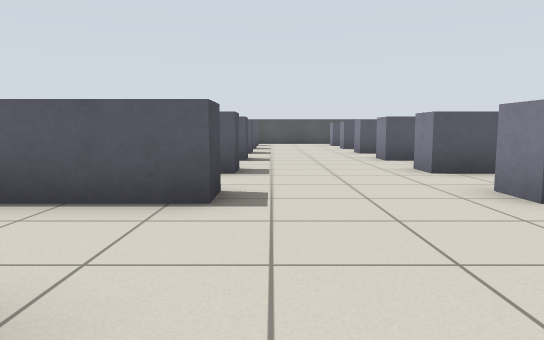
view 1 (above)

18 first-person views from a walk through a robot-simulator world made for Gazebo. The camera is 0.72 m above the floor, tilts 6° down and sees 70° across. The floor is counted in squares, 1 m on a side. Each view is taken from the middle of a square. On the plan, view 1 faces up. The plan holds only what a view shows up to about 11 squares ahead; the rest is blank. The place goes on beyond the plan.

view 2
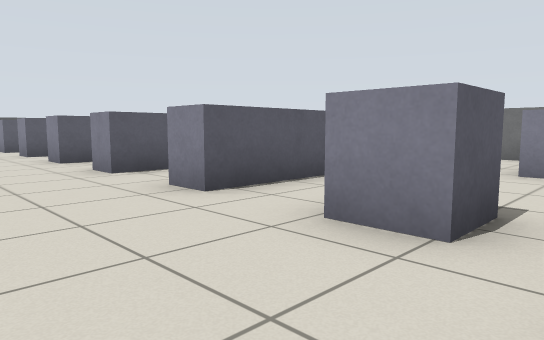

view 3
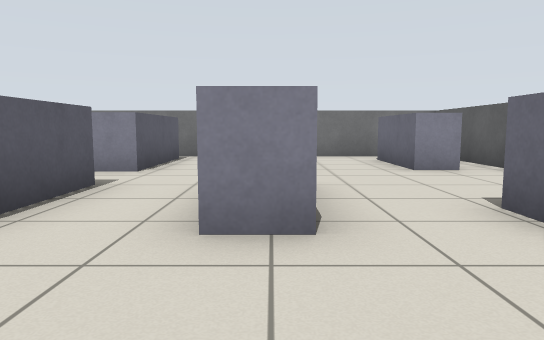

view 4
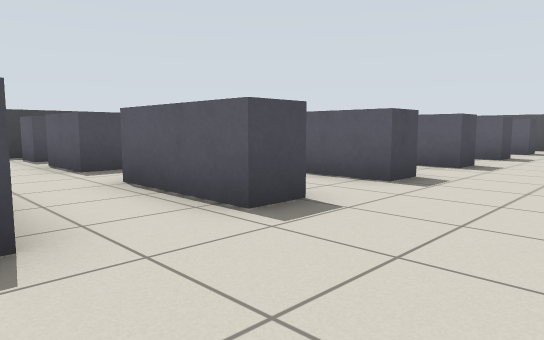

view 5
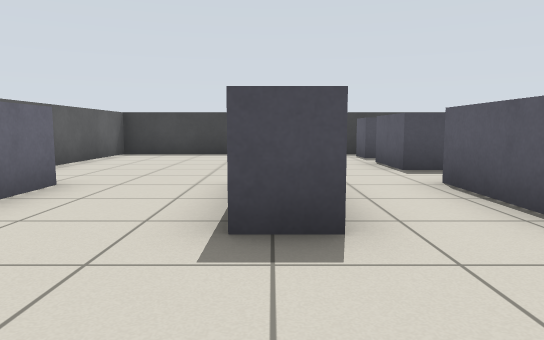

view 6
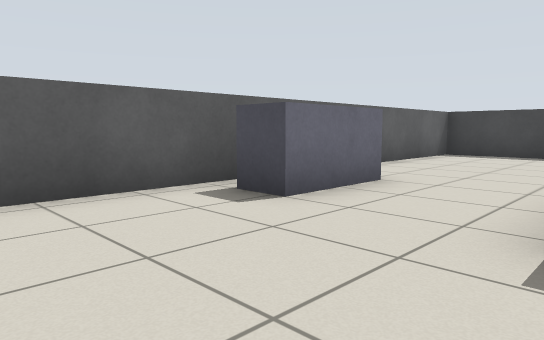

view 7
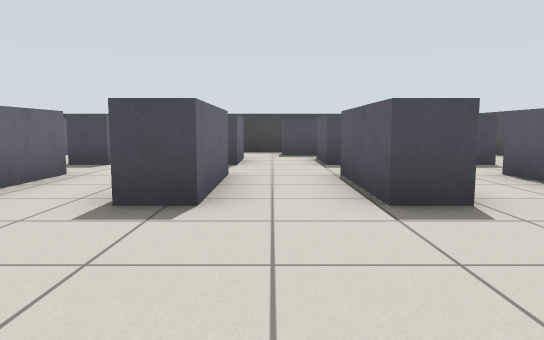

view 8
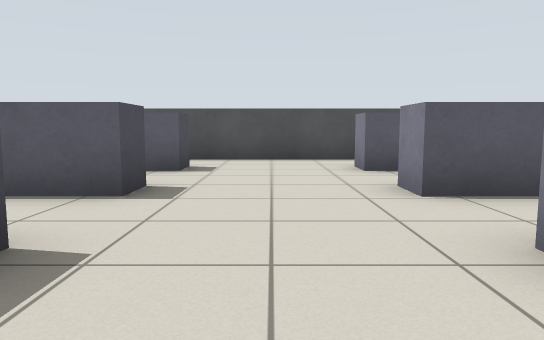

view 9
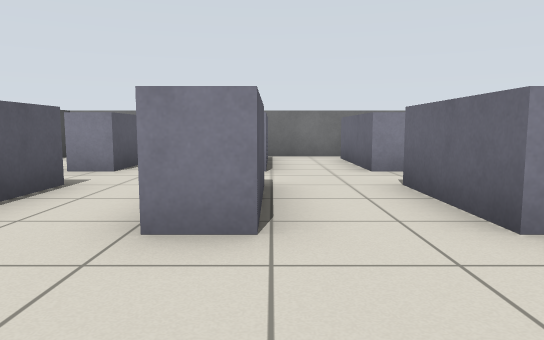

view 10
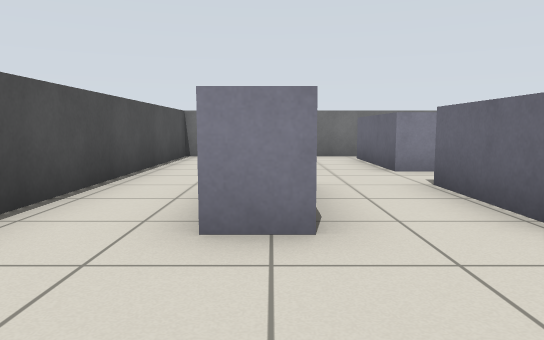

view 11
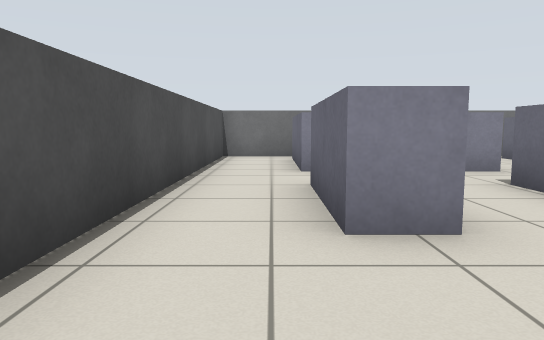

view 12
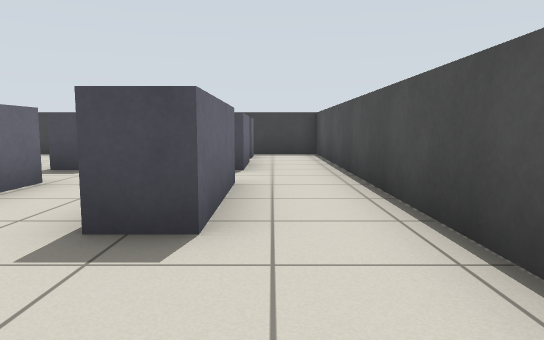

view 13
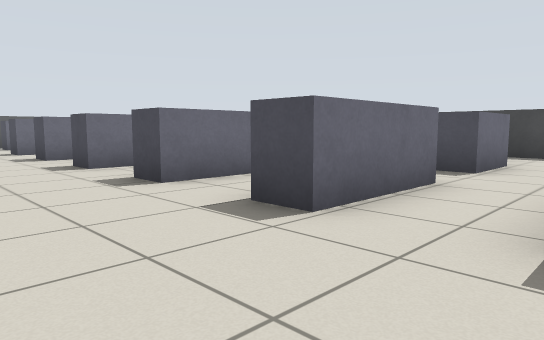

view 14
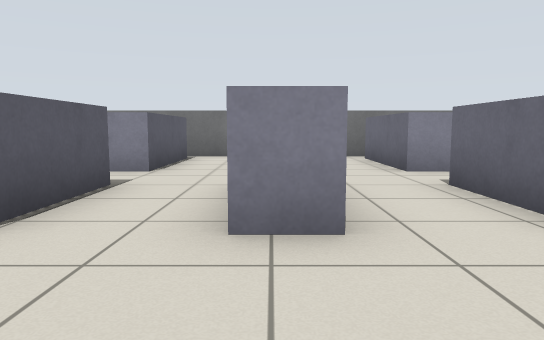

view 15
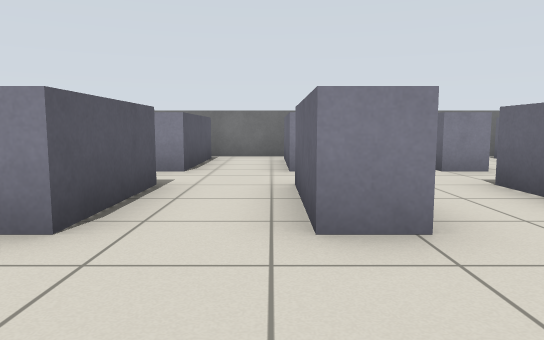

view 16
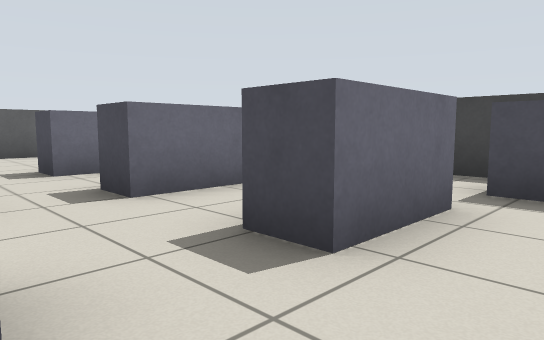

view 17
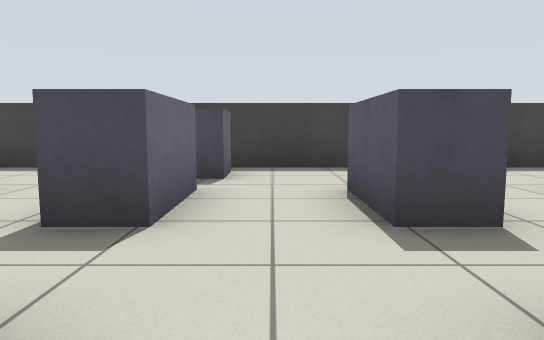

view 18
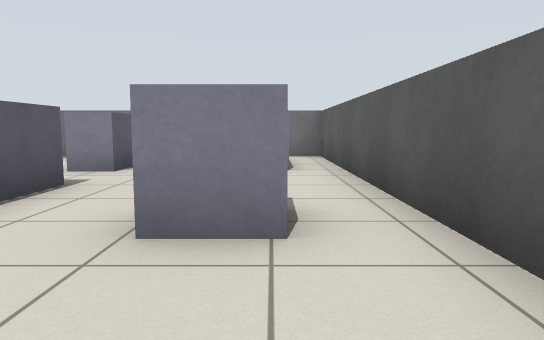

### Floor plan
Points are (right, up) in squares from view 1. A wall is a line through its corners. A room is listed if a view was taken in it or the views show most of it. See-through windows are left out.
Room 1 (views 1, 2, 3, 4, 5, 6, 7, 8, 9, 10, 11, 12, 13, 14, 15, 16, 17, 18)
walls: (-9.3, 9.9) (-9.3, 6.1); (-9.3, 3.6) (-9.3, -0.3) (10.3, -0.3) (10.3, 19.3) (-9.1, 19.3); (-9.3, 15) (-9.3, 12.4)
low walls: (6.6, 8.9) (6.6, 9.7) (9.6, 9.7); (7.5, 3.7) (6.6, 3.7) (6.6, 4.5); (9.6, 11.5) (6.6, 11.5) (6.6, 12.3) (9.6, 12.3); (9.6, 6.3) (6.6, 6.3) (6.6, 7.1); (9.6, 14.1) (6.6, 14.1) (6.6, 14.9) (9.6, 14.9); (7.9, 16.7) (6.6, 16.7) (6.6, 17.5) (9.2, 17.5)
objects: grey box (-8, 7); grey box (-8, 10); grey box (-8, 14); grey box (-8, 17); grey box (-6, 4) to (-5, 4); grey box (-6, 7) to (-5, 7); grey box (-6, 9) to (-5, 9); grey box (-6, 12) to (-5, 12); grey box (-6, 14) to (-5, 15); grey box (-6, 17) to (-5, 17); grey box (-3, 1) to (-1, 1); grey box (-3, 4) to (-1, 4); grey box (-3, 7) to (-1, 7); grey box (-3, 9) to (-1, 9); grey box (-3, 12) to (-1, 12); grey box (-3, 14) to (-1, 15); grey box (-3, 17) to (-1, 17); grey box (3, 1) to (3, 2); grey box (3, 4) to (5, 4); grey box (3, 7) to (5, 7); grey box (3, 9) to (5, 9); grey box (3, 12) to (5, 12); grey box (3, 14) to (5, 15); grey box (3, 17) to (5, 17); grey box (7, 1) to (9, 1)

Positions as (right, up) in squares from view 1, and headings:
1: (0, 0), facing up
2: (0, 0), facing up-right
3: (0, 4), facing right
4: (2, 4), facing up-left
5: (2, 4), facing left
6: (2, 4), facing down-left
7: (3, 13), facing left
8: (1, 10), facing up
9: (0, 14), facing right
10: (0, 17), facing right
11: (0, 18), facing right
12: (2, 18), facing left
13: (2, 17), facing down-left
14: (0, 12), facing right
15: (0, 10), facing right
16: (-3, 11), facing down-left
17: (-2, 8), facing left
18: (0, 1), facing right
